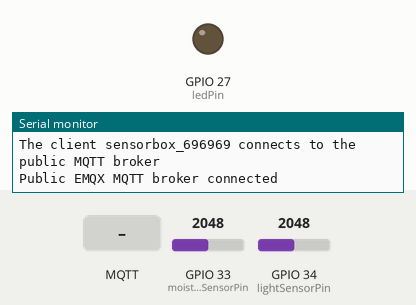
Recording of a sketch running on a simulated ESP32. Parts: output pins drawn as LEDs (lit = HIGH), the last lines printed to the serial monitor. The inputs (shaded band) are chosen by the test bench; at power-on: GPIO 33 (moistureSensorPin) = 2048, GPIO 34 (lightSensorPin) = 2048. WiFi joins after 1.5 s; servers stay silent unless stated; no MQTT or app messages arrive unless stated.

Above: at 2.7 s.
2.8 s: MQTT message "lights_on" arrives on the first subscribed topic
At 3.5 s:
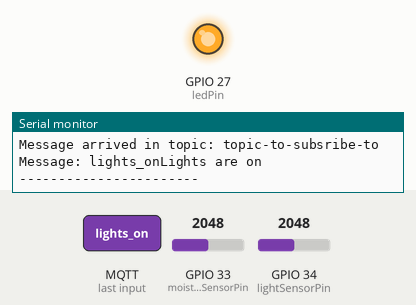
4.3 s: MQTT message "lights_off" arrives on the first subscribed topic
At 4.6 s:
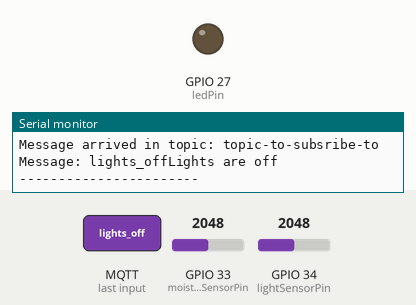
Timing chart, 0 to 7.3 s (numbered marks = the images above; inputs shaded):
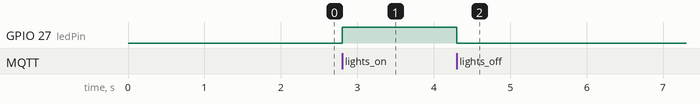

The sketch:

greenhouse_esp32.ino
```cpp
#include <WiFi.h>
#include <PubSubClient.h>
#include <WiFiClientSecure.h>

String client_id = "sensorbox_696969";

const int lightSensorPin = 34;
int lightSensorValue = 0;
const int moistureSensorPin = 33;
int moistureSensorValue = 0;
const int ledPin = 27;


// WiFi
const char *ssid = "wifi-ssid"; // Enter your Wi-Fi name
const char *wifiPassword = "wifi-password";  // Enter Wi-Fi password


const char *mqtt_broker = "mqtt-server-adress";
const char *topicPublish = "topic-to-publish-in";
const char *topicSubscribe = "topic-to-subsribe-to";
const char *mqtt_username = "mqtt-server-username";
const char *mqtt_password = "mqtt-server-password-";
const int mqtt_port = 8883;
WiFiClientSecure espClient;
PubSubClient client(espClient);
const char *ca_cert = "-----BEGIN CERTIFICATE-----\n"

                      "-----END CERTIFICATE-----\n";

void setup_wifi() {
  delay(10);
  WiFi.begin(ssid, wifiPassword);
  while (WiFi.status() != WL_CONNECTED) {
    delay(500);
    Serial.print(".");
  }
  Serial.println("");
  Serial.println("WiFi connected");
  Serial.println("IP address: ");
  Serial.println(WiFi.localIP());
}

void setup_mqtt() {
  espClient.setCACert(ca_cert);
  client.setServer(mqtt_broker, 8883);
  client.setCallback(callback);
}


void setup() {
    // Set software serial baud to 115200;
    Serial.begin(115200);
    // Connecting to a WiFi network
    setup_wifi();
    setup_mqtt();
    //connecting to a mqtt broker
    client.setServer(mqtt_broker, mqtt_port);
    client.setCallback(callback);
    while (!client.connected()) {

        Serial.printf("The client %s connects to the public MQTT broker\n", client_id.c_str());
        if (client.connect(client_id.c_str(), mqtt_username, mqtt_password)) {
            Serial.println("Public EMQX MQTT broker connected");
        } else {
            Serial.print("failed with state ");
            Serial.println(client.state());
            delay(2000);
        }
    }
    // Publish and subscribe
    client.publish(topicPublish, "Hi, I'm ESP32 ^^");
    client.subscribe(topicSubscribe);

pinMode(ledPin, OUTPUT);
}

void callback(char *topicSubscribe, byte *payload, unsigned int length) {
  Serial.print("Message arrived in topic: ");
  Serial.println(topicSubscribe);
  Serial.print("Message: ");
  for (int i = 0; i < length; i++) {
    Serial.print((char)payload[i]);
  }
 // Convert the payload to a string
  String message = String((char*)payload);

  // Check if the payload is exactly "lights_on"
  if (message.equals("lights_on")) {
    // Turn on the LED connected to pin D25
    digitalWrite(ledPin, HIGH);
    Serial.println("Lights are on");
  }
  else if (message.equals("lights_off")){
    digitalWrite(ledPin, LOW);
    Serial.println("Lights are off");
  }

  Serial.println();
  Serial.println("-----------------------");
}


void publishSensorData() {
  // Read data from pin 34
  lightSensorValue = analogRead(lightSensorPin);
  moistureSensorValue = analogRead(moistureSensorPin);

  // Create JSON string with both light and moisture values
  String data = "{\"light\": " + String(lightSensorValue) + ", \"moisture\": " + String(moistureSensorValue) + "}";

  // Publish the data to the MQTT broker
  client.publish(topicPublish, data.c_str());
}


void loop() {
  client.loop();

  // Publish sensor data every 5 seconds
  static unsigned long lastMillis = 0;
  if (millis() - lastMillis >= 5000) {
    publishSensorData();
    lastMillis = millis();
  }
}
```

Measured:
- after the input at 2.8 s, GPIO 27 (ledPin): LOW → HIGH at once
- after the input at 4.3 s, GPIO 27 (ledPin): HIGH → LOW at once
